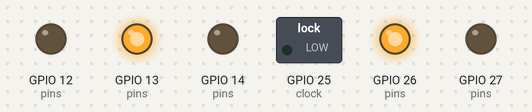
Recording of a sketch running on a simulated ESP32. Shown: switched loads named in the sketch (green lamp = pin HIGH), output pins drawn as LEDs (lit = HIGH). Pins used as bus, display or sensor lines are not drawn. At 0.0 s the program stops and its outputs stay as they are.

Above: at 0.1 s.
Timing chart, 0 to 1.5 s (numbered marks = the images above):
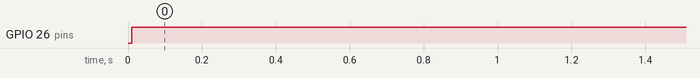

The sketch:

game_lad.ino
```cpp
//defining all the pins
#define a 13//pin 1
#define b 12//pin 2
#define f 14//pin 3
#define d 27//pin 4
#define e 26//pin 5
//defining all the button pins "inputs"
#define b1 33//input 1
#define b2 22//input 2
#define b3 21//input 3
#define b4 19//input 4
#define b5 18 //input 5
#define b6 5//input 6

#define clock 25//clock pin
#define reset 33//reset pin
//_________________________________________________________________________________________________
const int height=8;//height of the display
const int width=5;//width of the display
const int tick_rate=40;//tick rate " the update per second in the game "
const float display_delay=1;//use this to alter frame rate "dont use it unles you have to :| "

char pins[5]={a,b,f,d,e};//all the display pins in order

char bpins[6]={b1,b2,b3,b4,b5,b6};//all the button pins in order :left,up,down,right,B,A

bool buttons[6]={0};//button stats in order of the button pins

TaskHandle_t display_task = NULL;
TaskHandle_t game_task = NULL;
//_______________________________________________________________________________________________
bool back_round [height][width]={{0,0,0,0,0}//back round arry
                                ,{0,0,0,0,0}
                                ,{0,0,0,0,1}
                                ,{0,1,0,1,1}
                                ,{1,1,1,1,1}
                                ,{1,1,0,1,0}
                                ,{0,1,1,1,1}
                                ,{1,1,0,1,1}};

bool play [height][width]={{0,1,1,1,0}//play arry "the arry that moves!!"
                          ,{0,0,1,0,0}
                          ,{0,0,0,0,0}
                          ,{0,0,0,0,0}
                          ,{0,0,0,0,0}
                          ,{0,0,0,0,0}
                          ,{0,0,0,0,0}
                          ,{0,0,0,0,0}};

//________________________________________________________________________________________________

void setup() {//all the pin set up
  Serial.begin(115200);

  for(int display=0;display<5;display++){//display pins set up
  pinMode(pins[display], OUTPUT);
 }


  for(int input=0;input<6;input++){//button pins set up
  pinMode(bpins[input], INPUT);
  }

  pinMode(reset,OUTPUT);//reset and clock pins set up
  pinMode(clock,OUTPUT);


  digitalWrite(clock,0);//flashing the clock and reset pins to make sur CD4017 chip is on the track
  digitalWrite(reset,1);
  delay(10);
  digitalWrite(reset,0);


  for(int i=0;i<5;i++){//flashing all the display pins to +3.3v becase display is "comen anode"!!
    digitalWrite(pins[i],0);
  }

//_____________________________________________________________________________________________________
  xTaskCreate(//esp task manegment
  print,
  "display task",
  10000,
  NULL,
  2,
  &display_task
 );
 xTaskCreate(
  game,
  "game task",
  110000,
  NULL,
  1,
  &game_task
 );
 //_________________________________________________________________________________________________
}


//__________________________________________________________________________________________________


void print(void * parametrs){//the print void is for showing the summ of tow arrys on screen
  for(;;){//it runs infinitly and shows 41fps you can modefi by redusing display_delay on top

  for(int i =0;i<height;i++){

   for(int j=0;j<width;j++){
    digitalWrite(pins[j],!(play[i][j]||back_round[i][j]));
   }
   vTaskDelay(display_delay/portTICK_PERIOD_MS);
   for(int k=0;k<width;k++){
    digitalWrite(pins[k],1);
   }

  digitalWrite(clock,0);
  vTaskDelay(display_delay/portTICK_PERIOD_MS);
  digitalWrite(clock,1);

  }

  }

  }

//____________________________________________________________________________________________________

void game(void * parameters){// this is the void that game update loop will run 1.24fops
  for(;;){


}
}
//_______________________________________________________________________________________________________
void loop() {

}
```

Measured:
- by itself, GPIO 26 (pins): LOW → HIGH at 0.01 s
